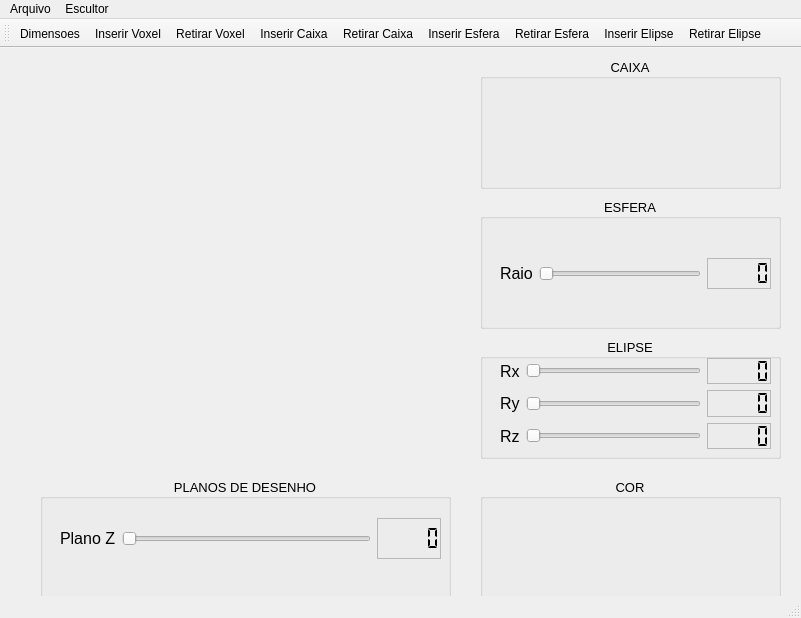
<?xml version="1.0" encoding="UTF-8"?>
<ui version="4.0">
 <class>MainWindow</class>
 <widget class="QMainWindow" name="MainWindow">
  <property name="geometry">
   <rect>
    <x>0</x>
    <y>0</y>
    <width>801</width>
    <height>618</height>
   </rect>
  </property>
  <property name="windowTitle">
   <string>MainWindow</string>
  </property>
  <widget class="QWidget" name="centralwidget">
   <widget class="Desenho" name="widgetDesenho" native="true">
    <property name="geometry">
     <rect>
      <x>40</x>
      <y>15</y>
      <width>410</width>
      <height>410</height>
     </rect>
    </property>
   </widget>
   <widget class="QGroupBox" name="groupBoxPlanos">
    <property name="geometry">
     <rect>
      <x>40</x>
      <y>430</y>
      <width>411</width>
      <height>121</height>
     </rect>
    </property>
    <property name="font">
     <font>
      <pointsize>10</pointsize>
     </font>
    </property>
    <property name="title">
     <string>PLANOS DE DESENHO</string>
    </property>
    <property name="alignment">
     <set>Qt::AlignCenter</set>
    </property>
    <widget class="QWidget" name="layoutWidget">
     <property name="geometry">
      <rect>
       <x>20</x>
       <y>40</y>
       <width>381</width>
       <height>41</height>
      </rect>
     </property>
     <layout class="QHBoxLayout" name="horizontalLayout_6">
      <item>
       <widget class="QLabel" name="label">
        <property name="font">
         <font>
          <pointsize>12</pointsize>
         </font>
        </property>
        <property name="text">
         <string>Plano Z</string>
        </property>
       </widget>
      </item>
      <item>
       <widget class="QSlider" name="horizontalSliderPlanoZ">
        <property name="minimum">
         <number>1</number>
        </property>
        <property name="maximum">
         <number>100</number>
        </property>
        <property name="orientation">
         <enum>Qt::Horizontal</enum>
        </property>
       </widget>
      </item>
      <item>
       <widget class="QLCDNumber" name="lcdNumberPlanoZ">
        <property name="frameShape">
         <enum>QFrame::StyledPanel</enum>
        </property>
        <property name="segmentStyle">
         <enum>QLCDNumber::Flat</enum>
        </property>
       </widget>
      </item>
     </layout>
    </widget>
   </widget>
   <widget class="QGroupBox" name="groupBoxCaixa">
    <property name="geometry">
     <rect>
      <x>480</x>
      <y>10</y>
      <width>301</width>
      <height>131</height>
     </rect>
    </property>
    <property name="font">
     <font>
      <pointsize>10</pointsize>
     </font>
    </property>
    <property name="title">
     <string>CAIXA</string>
    </property>
    <property name="alignment">
     <set>Qt::AlignCenter</set>
    </property>
   </widget>
   <widget class="QGroupBox" name="groupBoxEsfera">
    <property name="geometry">
     <rect>
      <x>480</x>
      <y>150</y>
      <width>301</width>
      <height>131</height>
     </rect>
    </property>
    <property name="font">
     <font>
      <pointsize>10</pointsize>
     </font>
    </property>
    <property name="title">
     <string>ESFERA</string>
    </property>
    <property name="alignment">
     <set>Qt::AlignCenter</set>
    </property>
    <widget class="QWidget" name="layoutWidget">
     <property name="geometry">
      <rect>
       <x>20</x>
       <y>60</y>
       <width>271</width>
       <height>31</height>
      </rect>
     </property>
     <layout class="QHBoxLayout" name="horizontalLayout">
      <item>
       <widget class="QLabel" name="labelEsfera">
        <property name="font">
         <font>
          <pointsize>12</pointsize>
         </font>
        </property>
        <property name="text">
         <string>Raio</string>
        </property>
       </widget>
      </item>
      <item>
       <widget class="QSlider" name="horizontalSliderEsfera">
        <property name="orientation">
         <enum>Qt::Horizontal</enum>
        </property>
       </widget>
      </item>
      <item>
       <widget class="QLCDNumber" name="lcdNumberEsfera">
        <property name="frameShape">
         <enum>QFrame::StyledPanel</enum>
        </property>
        <property name="segmentStyle">
         <enum>QLCDNumber::Flat</enum>
        </property>
       </widget>
      </item>
     </layout>
    </widget>
   </widget>
   <widget class="QGroupBox" name="groupBoxElipse">
    <property name="geometry">
     <rect>
      <x>480</x>
      <y>290</y>
      <width>301</width>
      <height>121</height>
     </rect>
    </property>
    <property name="font">
     <font>
      <pointsize>10</pointsize>
     </font>
    </property>
    <property name="title">
     <string>ELIPSE</string>
    </property>
    <property name="alignment">
     <set>Qt::AlignCenter</set>
    </property>
    <widget class="QWidget" name="layoutWidget">
     <property name="geometry">
      <rect>
       <x>20</x>
       <y>20</y>
       <width>271</width>
       <height>91</height>
      </rect>
     </property>
     <layout class="QVBoxLayout" name="verticalLayout">
      <item>
       <layout class="QHBoxLayout" name="horizontalLayout_2">
        <item>
         <widget class="QLabel" name="label_2">
          <property name="font">
           <font>
            <pointsize>12</pointsize>
           </font>
          </property>
          <property name="text">
           <string>Rx</string>
          </property>
         </widget>
        </item>
        <item>
         <widget class="QSlider" name="horizontalSlider">
          <property name="orientation">
           <enum>Qt::Horizontal</enum>
          </property>
         </widget>
        </item>
        <item>
         <widget class="QLCDNumber" name="lcdNumber">
          <property name="frameShape">
           <enum>QFrame::StyledPanel</enum>
          </property>
          <property name="segmentStyle">
           <enum>QLCDNumber::Flat</enum>
          </property>
         </widget>
        </item>
       </layout>
      </item>
      <item>
       <layout class="QHBoxLayout" name="horizontalLayout_3">
        <item>
         <widget class="QLabel" name="label_3">
          <property name="font">
           <font>
            <pointsize>12</pointsize>
           </font>
          </property>
          <property name="text">
           <string>Ry</string>
          </property>
         </widget>
        </item>
        <item>
         <widget class="QSlider" name="horizontalSlider_2">
          <property name="orientation">
           <enum>Qt::Horizontal</enum>
          </property>
         </widget>
        </item>
        <item>
         <widget class="QLCDNumber" name="lcdNumber_2">
          <property name="frameShape">
           <enum>QFrame::StyledPanel</enum>
          </property>
          <property name="segmentStyle">
           <enum>QLCDNumber::Flat</enum>
          </property>
         </widget>
        </item>
       </layout>
      </item>
      <item>
       <layout class="QHBoxLayout" name="horizontalLayout_4">
        <item>
         <widget class="QLabel" name="label_4">
          <property name="font">
           <font>
            <pointsize>12</pointsize>
           </font>
          </property>
          <property name="text">
           <string>Rz</string>
          </property>
         </widget>
        </item>
        <item>
         <widget class="QSlider" name="horizontalSlider_3">
          <property name="orientation">
           <enum>Qt::Horizontal</enum>
          </property>
         </widget>
        </item>
        <item>
         <widget class="QLCDNumber" name="lcdNumber_3">
          <property name="frameShape">
           <enum>QFrame::StyledPanel</enum>
          </property>
          <property name="segmentStyle">
           <enum>QLCDNumber::Flat</enum>
          </property>
         </widget>
        </item>
       </layout>
      </item>
     </layout>
    </widget>
   </widget>
   <widget class="QGroupBox" name="groupBoxCor">
    <property name="geometry">
     <rect>
      <x>480</x>
      <y>430</y>
      <width>301</width>
      <height>121</height>
     </rect>
    </property>
    <property name="font">
     <font>
      <pointsize>10</pointsize>
     </font>
    </property>
    <property name="title">
     <string>COR</string>
    </property>
    <property name="alignment">
     <set>Qt::AlignCenter</set>
    </property>
   </widget>
  </widget>
  <widget class="QStatusBar" name="statusbar"/>
  <widget class="QToolBar" name="toolBar">
   <property name="windowTitle">
    <string>toolBar</string>
   </property>
   <attribute name="toolBarArea">
    <enum>TopToolBarArea</enum>
   </attribute>
   <attribute name="toolBarBreak">
    <bool>false</bool>
   </attribute>
   <addaction name="actionDimensoes"/>
   <addaction name="actionInserir_Voxel"/>
   <addaction name="actionRetirar_Voxel"/>
   <addaction name="actionInserir_Caixa"/>
   <addaction name="actionRetirar_Caixa"/>
   <addaction name="actionInserir_Esfera"/>
   <addaction name="actionRetirar_Esfera"/>
   <addaction name="actionInserir_Elipse"/>
   <addaction name="actionRetirar_Elipse"/>
  </widget>
  <widget class="QMenuBar" name="menubar">
   <property name="geometry">
    <rect>
     <x>0</x>
     <y>0</y>
     <width>801</width>
     <height>21</height>
    </rect>
   </property>
   <widget class="QMenu" name="menuEscultor">
    <property name="title">
     <string>Escultor</string>
    </property>
    <addaction name="actionDimensoes"/>
    <addaction name="actionInserir_Voxel"/>
    <addaction name="actionRetirar_Voxel"/>
    <addaction name="actionInserir_Caixa"/>
    <addaction name="actionRetirar_Caixa"/>
    <addaction name="actionInserir_Esfera"/>
    <addaction name="actionRetirar_Esfera"/>
    <addaction name="actionInserir_Elipse"/>
    <addaction name="actionRetirar_Elipse"/>
   </widget>
   <widget class="QMenu" name="menuArquivo">
    <property name="title">
     <string>Arquivo</string>
    </property>
    <addaction name="actionSalvar"/>
    <addaction name="actionSair"/>
   </widget>
   <addaction name="menuArquivo"/>
   <addaction name="menuEscultor"/>
  </widget>
  <action name="actionDimensoes">
   <property name="text">
    <string>Dimensoes</string>
   </property>
  </action>
  <action name="actionSalvar">
   <property name="text">
    <string>Salvar</string>
   </property>
  </action>
  <action name="actionSair">
   <property name="text">
    <string>Sair</string>
   </property>
  </action>
  <action name="actionInserir_Voxel">
   <property name="text">
    <string>Inserir Voxel</string>
   </property>
  </action>
  <action name="actionRetirar_Voxel">
   <property name="text">
    <string>Retirar Voxel</string>
   </property>
  </action>
  <action name="actionInserir_Caixa">
   <property name="text">
    <string>Inserir Caixa</string>
   </property>
  </action>
  <action name="actionRetirar_Caixa">
   <property name="text">
    <string>Retirar Caixa</string>
   </property>
  </action>
  <action name="actionInserir_Esfera">
   <property name="text">
    <string>Inserir Esfera</string>
   </property>
  </action>
  <action name="actionRetirar_Esfera">
   <property name="text">
    <string>Retirar Esfera</string>
   </property>
  </action>
  <action name="actionInserir_Elipse">
   <property name="text">
    <string>Inserir Elipse</string>
   </property>
  </action>
  <action name="actionRetirar_Elipse">
   <property name="text">
    <string>Retirar Elipse</string>
   </property>
  </action>
 </widget>
 <customwidgets>
  <customwidget>
   <class>Desenho</class>
   <extends>QWidget</extends>
   <header>desenho.h</header>
   <container>1</container>
  </customwidget>
 </customwidgets>
 <resources/>
 <connections>
  <connection>
   <sender>actionSair</sender>
   <signal>triggered(bool)</signal>
   <receiver>MainWindow</receiver>
   <slot>fecharProg()</slot>
   <hints>
    <hint type="sourcelabel">
     <x>-1</x>
     <y>-1</y>
    </hint>
    <hint type="destinationlabel">
     <x>400</x>
     <y>308</y>
    </hint>
   </hints>
  </connection>
  <connection>
   <sender>horizontalSliderEsfera</sender>
   <signal>valueChanged(int)</signal>
   <receiver>lcdNumberEsfera</receiver>
   <slot>display(int)</slot>
   <hints>
    <hint type="sourcelabel">
     <x>660</x>
     <y>266</y>
    </hint>
    <hint type="destinationlabel">
     <x>735</x>
     <y>266</y>
    </hint>
   </hints>
  </connection>
  <connection>
   <sender>horizontalSlider</sender>
   <signal>valueChanged(int)</signal>
   <receiver>lcdNumber</receiver>
   <slot>display(int)</slot>
   <hints>
    <hint type="sourcelabel">
     <x>623</x>
     <y>368</y>
    </hint>
    <hint type="destinationlabel">
     <x>712</x>
     <y>370</y>
    </hint>
   </hints>
  </connection>
  <connection>
   <sender>horizontalSlider_2</sender>
   <signal>valueChanged(int)</signal>
   <receiver>lcdNumber_2</receiver>
   <slot>display(int)</slot>
   <hints>
    <hint type="sourcelabel">
     <x>628</x>
     <y>397</y>
    </hint>
    <hint type="destinationlabel">
     <x>729</x>
     <y>405</y>
    </hint>
   </hints>
  </connection>
  <connection>
   <sender>horizontalSlider_3</sender>
   <signal>valueChanged(int)</signal>
   <receiver>lcdNumber_3</receiver>
   <slot>display(int)</slot>
   <hints>
    <hint type="sourcelabel">
     <x>625</x>
     <y>432</y>
    </hint>
    <hint type="destinationlabel">
     <x>749</x>
     <y>437</y>
    </hint>
   </hints>
  </connection>
  <connection>
   <sender>horizontalSliderPlanoZ</sender>
   <signal>valueChanged(int)</signal>
   <receiver>lcdNumberPlanoZ</receiver>
   <slot>display(int)</slot>
   <hints>
    <hint type="sourcelabel">
     <x>329</x>
     <y>540</y>
    </hint>
    <hint type="destinationlabel">
     <x>422</x>
     <y>541</y>
    </hint>
   </hints>
  </connection>
 </connections>
 <slots>
  <slot>fecharProg()</slot>
 </slots>
</ui>
